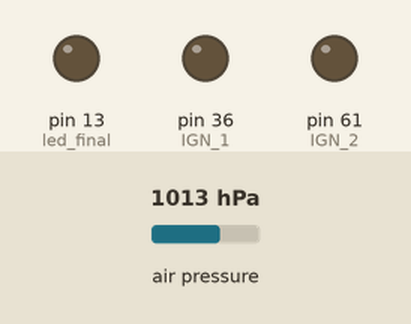
The sketch below on a simulated Arduino Mega 2560, built with avr-gcc and run on an emulated ATmega2560. Parts: output pins drawn as LEDs (lit = HIGH). Inputs (shaded band) come from the test bench; at power-on: air pressure 1013 hPa. What the sketch prints to the serial monitor is not drawn.

Above: at 1.3 s.
1.4 s: air pressure set to 1015 hPa
At 2.1 s:
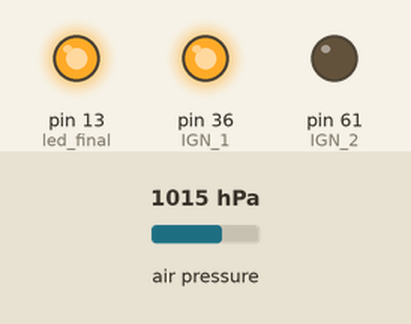
2.9 s: air pressure set to 952 hPa
Timing chart, 0 to 5.9 s (numbered marks = the images above; inputs shaded):
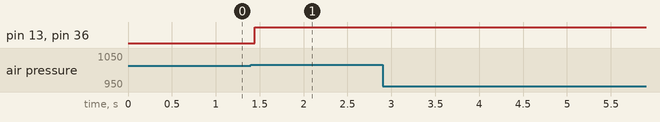

The sketch:

I_Koba.ino
```cpp
#include <Adafruit_Sensor.h>
#include <Adafruit_BMP085.h>
#include <Adafruit_ADXL345_U.h>
#include <Adafruit_HMC5883_U.h>
#include <SPI.h>
#include <SD.h>
#include <Wire.h>
#include <L3G.h>
L3G giroscopio;

Adafruit_ADXL345_Unified accel = Adafruit_ADXL345_Unified(12345);
Adafruit_HMC5883_Unified mag = Adafruit_HMC5883_Unified(12345);
Adafruit_BMP085 bmp;

//#define IGN_1 36  /*act1*/
//#define IGN_2 61  /*act2*/
//#define IGN_3 46  /*act3*/
//#define IGN_4 55  /*act4*/

#define EXIST_TEMPO 1
#define EXIST_SD 0
#define EXIST_BAR 1
#define EXIST_GIRO 0
#define EXIST_ACEl 0
#define EXIST_MAG 0

#define EXIST_IGN_1 (EXIST_BAR && 1)
#define EXIST_IGN_2 (EXIST_BAR && 1)
#define EXIST_IGN_3 (EXIST_BAR && 1)

#define EXIST_GIRO_X (EXIST_GIRO && 1)
#define EXIST_GIRO_Y (EXIST_GIRO && 1)
#define EXIST_GIRO_Z (EXIST_GIRO && 1)

#define EXIST_ACEl_X (EXIST_ACEl && 1)
#define EXIST_ACEl_Y (EXIST_ACEl && 1)
#define EXIST_ACEl_Z (EXIST_ACEl && 1)

#define EXIST_MAG_X (EXIST_MAG && 1)
#define EXIST_MAG_Y (EXIST_MAG && 1)
#define EXIST_MAG_Z (EXIST_MAG && 1)

#define EXIST_ALTURA (EXIST_BAR && 1)

#define chipSelect 53
#define IGN_1 36 //paraquedas piloto
#define IGN_2 61 //paraquedas secundario
#define led_final 13 //paraquedas final

#define MEDIA_PARA_CHAO 100 // intervalo de valores usados na para media do calculo do chão
#define INTERVALO_MEDIA_M 20 // intervalo de valores usados na para media movel
#define SOMA_FINAL_QUEDA 12 // Numero define o valor final para queda
#define NUMERO_FILTROS 3  // Numero de filtros
#define ALTURA_DE_ATIVACAO 400 // ALTURA minima para ativar o ultimo paraquedas

#define TEMPO_PILOTO_ON 5000 // intervalo de tempo que o paraquedas piloto vai ficar ligado
#define TEMPO_ATIVAR_SECUNDARIO 8000 // intervalo de tempo necessario para ativar o paraquedas secundario pos inicio de queda
#define TEMPO_SECUNDARIO_ON 5000 // intervalo de tempo que o paraquedas secundariio vai ficar ligado
#define TEMPO_FINAL_ON 5000 // intervalo de tempo que o paraquedas final vai ficar ligado


#if EXIST_SD
String projeto_name; //Nome compketo do SD
#endif //SD

#if EXIST_GIRO
String estado_giroscopio;
#endif //giroscopiio

#if EXIST_ACEl
String estado_acelerometro;
#endif //acelerometro

#if EXIST_MAG
String estado_sensormag;
#endif //sensor campo magnetico

#if EXIST_IGN_1
int acendeu_piloto;  // contem o estado do led piloto, 1 para acesso e 0 para apagado
bool trava_piloto = true; //trava usado para o led piloto
#endif //paraquedas piloto

#if EXIST_IGN_2
int acendeu_secundario;  // contem o estado do led secundario, 1 para acesso e 0 para apagado
bool trava_secundario = true; //trava usado para o led secundario
unsigned long time_secundario;
#endif //paraquedas secundario

#if EXIST_IGN_3
int acendeu_final; // contem o estado do led final, 1 para acesso e 0 para apagado
bool trava_final = true; //trava usado para o led secundario
unsigned long time_final;
#endif //paraquedas final

#if EXIST_BAR
boolean var_queda;  // contem o estado do foguete, 1 para subindo e 0 para queda
float ref_chao; // constante que será usada para referenciar o chão
int arm_queda;
float vetor[NUMERO_FILTROS+1][INTERVALO_MEDIA_M]; // movimentaçãop dos filtros de sinal de alrura
float sinal[NUMERO_FILTROS + 1]; // irá conter todos sinais relacionado a altura
float sinalzin;
bool trava_apogeu = true; //trava usado para o led piloto
unsigned long intervalo_piloto;
unsigned long intervalo_secundario;
#endif //barometro

String dados_string = ""; // irá conter os dados dos sensores
unsigned long tempo_atual;


//----------------------------------------------------------------------------------
void setup() {
#if EXIST_IGN_1
  pinMode(IGN_1, OUTPUT);
  digitalWrite(IGN_1, LOW);
#endif
#if EXIST_IGN_2
  pinMode(IGN_2, OUTPUT);
  digitalWrite(IGN_2, LOW);
#endif
#if EXIST_IGN_3
  pinMode(led_final, OUTPUT);
  digitalWrite(led_final, LOW);
#endif

  Serial.begin(115200);
  Wire.begin();

  if (!bmp.begin()) {
    Serial.println("Could not find a valid BMP085 sensor, check wiring!");
  }

#if EXIST_GIRO
  if (!giroscopio.init()) {
    Serial.println("Failed to autodetect gyro type!");
  }
  giroscopio.enableDefault();
#endif

#if EXIST_ACEl
  if (!accel.begin()) {
    Serial.println("Ooops, no ADXL345 detected ... Check your wiring!");
  }
  accel.setRange(ADXL345_RANGE_16_G);
#endif

#if EXIST_MAG
  if (!mag.begin()) {
    Serial.println("Ooops, no HMC5883 detected ... Check your wiring!");
  }
#endif

  // calcula a media dos dados para referenciar a altura
#if EXIST_BAR
  Call_chao();
#endif

  dados_string = "";
#if EXIST_TEMPO
  dados_string += "Tempo atual(s):\t";
#endif
#if EXIST_ALTURA
  for (int i = 0; i < NUMERO_FILTROS; i++) {
    dados_string += "Alt do filtro";
    dados_string += String(i+1);
    dados_string += " (m):\t";
  }
  dados_string += "Detecção de queda:\t";
#endif
#if EXIST_IGN_1
  dados_string += "Estado do led piloto:\t";
#endif
#if EXIST_IGN_2
  dados_string += "Estado do led secundario:\t";
#endif
#if EXIST_IGN_3
  dados_string += "Estado do led Final:\t";
#endif

#if EXIST_GIRO
#if EXIST_GIRO_X
  dados_string += "Giroscopio em X:\t";
#endif
#if EXIST_GIRO_Y
  dados_string += "Giroscopio em Y:\t";
#endif
#if EXIST_GIRO_Z
  dados_string += "Giroscopio em Z:\t";
#endif
#endif

#if EXIST_ACEl
#if EXIST_ACEl_X
  dados_string += "Acelerometro em X(m/s^2):\t";
#endif
#if EXIST_ACEl_Y
  dados_string += "Acelerometro em Y(m/s^2):\t";
#endif
#if EXIST_ACEl_Z
  dados_string += "Acelerometro em Z(m/s^2):\t";
#endif
#endif

#if EXIST_MAG
#if EXIST_MAG_X
  dados_string += "Sensormag em X(uT):\t";
#endif
#if EXIST_MAG_Y
  dados_string += "Sensormag em Y(uT):\t";
#endif
#if EXIST_MAG_Z
  dados_string += "Sensormag em Z(uT):\t";
#endif
#endif


  // laço para determinar o nome do SD
#if EXIST_SD
  if (!SD.begin(chipSelect)) {
    Serial.println("Card failed, or not present");
  }
  int(numero_do_SD) = 0;
  String(nome_SD) = "Kob_";
  String(txt_SD) = ".txt";
  do {
    String(zeros) = "";
    projeto_name = "";
    String(complemento_SD) = String(numero_do_SD);
    qnt_zero = 8 - nome_SD.length() - complemento_SD.length();
    for (int i = 0; i < qnt_zero; i++) {
      zeros += "0";
    }
    projeto_name = nome_SD + zeros + complemento_SD + txt_SD;
    numero_do_SD ++;
  } while (SD.exists(projeto_name));
  Serial.println(projeto_name);

  File dataFile = SD.open(projeto_name, FILE_WRITE);
  if (dataFile) {
#if EXIST_BAR
    dataFile.print("Constante que referencia o chão:");
    dataFile.println(ref_chao);
#endif //barometro
    dataFile.println(dados_string);
    dataFile.close();
  } else {
    Serial.println("Erro ao abrir o SD");
  }
  dataFile.close();
#endif //SD

#if EXIST_BAR
 // Serial.print("Constante que referencia o chão:");
 // Serial.println(ref_chao);
#endif
  Serial.print(dados_string);
  Serial.println();


}
//----------------------------------------------------------------------------------
void loop() {

  // Serial.print(bmp.readTemperature());
  // Serial.print("\t");
  // Serial.print(bmp.readPressure());
  // Serial.print("\t");

  tempo_atual = millis();
#if EXIST_BAR
  Filtros(bmp.readAltitude() - ref_chao);
  var_queda = Detec_queda(sinal[NUMERO_FILTROS]);
  unsigned long time_do_apogeu = Hora_apogeu(var_queda);
#endif
#if EXIST_IGN_1
  Led_para_queda_piloto(var_queda, time_do_apogeu);
#endif
#if EXIST_IGN_2
  Led_para_queda_secundario(var_queda, time_do_apogeu);
#endif
#if EXIST_IGN_3
  Led_para_queda_final(var_queda, sinal[NUMERO_FILTROS]);
#endif
#if EXIST_GIRO
  Giroscopio();
#endif
#if EXIST_ACEl
  Acelerometro();
#endif
#if EXIST_MAG
  Magsensor();
#endif
  Salvar();

  Serial.print(dados_string);
  Serial.println();
}

//-----------------------------------------------------------------------------

#if EXIST_BAR
void Call_chao() {
  float z = 0;
  for (int x = 0; x < MEDIA_PARA_CHAO; x++) {
    z = bmp.readAltitude() + z;
  }
  ref_chao = z / MEDIA_PARA_CHAO;
}
#endif

//----------------------------------------------------------------------------------

#if EXIST_BAR
void Filtros(float valor) {
  sinal[0] = valor;
  for (int y = 0; y < NUMERO_FILTROS; y++) {
    sinal[y + 1] =  Calculo_media_movel(y, sinal[y]);
  }
}

#endif

//----------------------------------------------------------------------------------

#if EXIST_BAR
 float Calculo_media_movel(int camada, float valor) {
   for (int x = INTERVALO_MEDIA_M - 1; x > 0; x--) {
     vetor[camada][x] = vetor[camada][x - 1];
  }
  vetor[camada][0] = valor;
  float k = 0;
  for (int x = 0; x < INTERVALO_MEDIA_M; x++) {
    k = vetor[camada][x] + k;
  }
  return k / INTERVALO_MEDIA_M;
}
#endif

//----------------------------------------------------------------------------------

#if EXIST_BAR
 boolean Detec_queda(float sinal_atual) {

  if (sinal_atual < sinalzin){
    arm_queda ++;
  }else {
    arm_queda = 0;
    }

  sinalzin = sinal_atual;

  return arm_queda >= SOMA_FINAL_QUEDA; // Caindo = true
}
#endif

//----------------------------------------------------------------------------------

#if EXIST_BAR
 unsigned long Hora_apogeu(bool caindo) {
  unsigned long time_do_apogeu;
   if(caindo){
     if (trava_apogeu) {
       time_do_apogeu = tempo_atual;
       intervalo_piloto = TEMPO_PILOTO_ON + time_do_apogeu;
       intervalo_secundario = TEMPO_ATIVAR_SECUNDARIO + time_do_apogeu;
       trava_apogeu = false;
     }
   }
  return time_do_apogeu;
}
#endif

//----------------------------------------------------------------------------------

#if EXIST_IGN_1
void Led_para_queda_piloto(bool caindo, unsigned long hora_do_apogeu ) {
  if (caindo){
    if (trava_piloto) {
      digitalWrite(IGN_1, HIGH);
      acendeu_piloto = 1;
      trava_piloto = false;
    }
    if (trava_piloto == false) {
      if (tempo_atual >= intervalo_piloto) {
        digitalWrite(IGN_1, LOW);
        acendeu_piloto = 0;
      }
    }
  }
}
#endif

//----------------------------------------------------------------------------------

#if EXIST_IGN_2
void Led_para_queda_secundario(bool caindo, unsigned long hora_do_apogeu) {
  if (caindo) {
    if (trava_secundario) {
      if (tempo_atual >= intervalo_secundario) {
        digitalWrite(IGN_2, HIGH);
        time_secundario = tempo_atual;
        acendeu_secundario = 1;
        trava_secundario = false;
      }
    }
    if (trava_secundario == false) {
      if ((tempo_atual - time_secundario) >= TEMPO_SECUNDARIO_ON) {
        digitalWrite(IGN_2, LOW);
        acendeu_secundario = 0;
      }
    }
  }
}
#endif

//----------------------------------------------------------------------------------

#if EXIST_IGN_3
void Led_para_queda_final(bool caindo, float sinal_atual) {
  if (caindo) {
    if (sinal_atual <= ALTURA_DE_ATIVACAO) {
      if (trava_final) {
        digitalWrite(led_final, HIGH);
        time_final = tempo_atual;
        acendeu_final = 1;
        trava_final = false;
      }
      if (trava_final == false) {
        if ((tempo_atual - time_final) >= TEMPO_FINAL_ON) {
          digitalWrite(led_final, LOW);
          acendeu_final = 0;
        }
      }
    }
  }
}
#endif

//----------------------------------------------------------------------------------

#if EXIST_GIRO
void Giroscopio() {
  giroscopio.read();
  estado_giroscopio = "";
#if EXIST_GIRO_X
  estado_giroscopio += giroscopio.g.x;
  estado_giroscopio += "\t";
#endif
#if EXIST_GIRO_Y
  estado_giroscopio += giroscopio.g.y;
  estado_giroscopio += "\t";
#endif
#if EXIST_GIRO_Z
  estado_giroscopio += giroscopio.g.z;
#endif
}
#endif

//----------------------------------------------------------------------------------

#if EXIST_ACEl
void Acelerometro() {
  sensors_event_t event;
  accel.getEvent(&event);
  estado_acelerometro = "";
#if EXIST_ACEl_X
  estado_acelerometro += String(event.acceleration.x);
  estado_acelerometro += "\t";
#endif
#if EXIST_ACEl_Y
  estado_acelerometro += String(event.acceleration.y);
  estado_acelerometro += "\t";
 // estado_acelerometro += String(Calculo_media_movel(NUMERO_FILTROS,event.acceleration.y));
#endif
#if EXIST_ACEl_Z
  estado_acelerometro += String(event.acceleration.z);
#endif
}
#endif

//----------------------------------------------------------------------------------

#if EXIST_MAG
void Magsensor() {
  sensors_event_t event;
  mag.getEvent(&event);
  estado_sensormag = "";
#if EXIST_MAG_X
  estado_sensormag += String(event.magnetic.x);
  estado_sensormag += "\t";
#endif
#if EXIST_MAG_Y
  estado_sensormag += String(event.magnetic.y);
  estado_sensormag += "\t";
#endif
#if EXIST_MAG_Z
  estado_sensormag += String(event.magnetic.z);
#endif
}
#endif

//----------------------------------------------------------------------------------

void Salvar() {
  dados_string = "";
#if EXIST_TEMPO
  dados_string += String(tempo_atual / 1000.0);
#endif
#if EXIST_ALTURA
  dados_string += "\t";
  // dados_string += String(sinal[NUMERO_FILTROS]);
  // dados_string += "\t";
  for (int x = NUMERO_FILTROS ; x >= 0; x--) {
    dados_string += String(sinal[x]);
    dados_string += "\t";
  }
  dados_string += String(var_queda,DEC);
#endif
#if EXIST_IGN_1
  dados_string += "\t";
  dados_string += String(acendeu_piloto);
#endif
#if EXIST_IGN_2
  dados_string += "\t";
  dados_string += String(acendeu_secundario);
#endif
#if EXIST_IGN_3
  dados_string += "\t";
  dados_string += String(acendeu_final);
#endif
#if EXIST_GIRO
  dados_string += "\t";
  dados_string += String(estado_giroscopio);
#endif
#if EXIST_ACEl
  dados_string += "\t";
  dados_string += String(estado_acelerometro);
#endif
#if EXIST_MAG
  dados_string += "\t";
  dados_string += String(estado_sensormag);
#endif
#if EXIST_SD
  File dataFile = SD.open(projeto_name, FILE_WRITE);
  if (dataFile) {
    dataFile.println(dados_string);
    dataFile.close();
  } else {
    Serial.println("Erro ao abrir o SD");
  }
#endif
}

//----------------------------------------------------------------------------------
```

Measured:
- the behaviour switches between 1013 and 1014 hPa on air pressure (found by bisection; images 0 and 1)
- after the input at 1.4 s, pin 13 (led_final), pin 36 (IGN_1): LOW → HIGH at once
